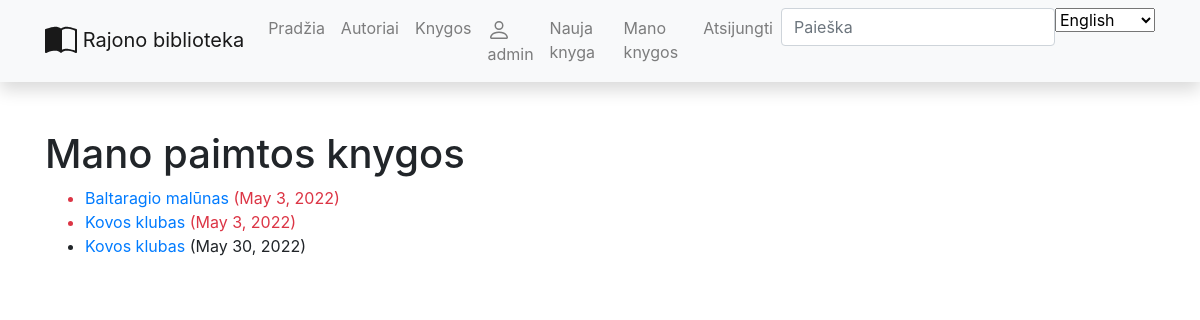
The app's page /library/user_books/ (signed in), older data.
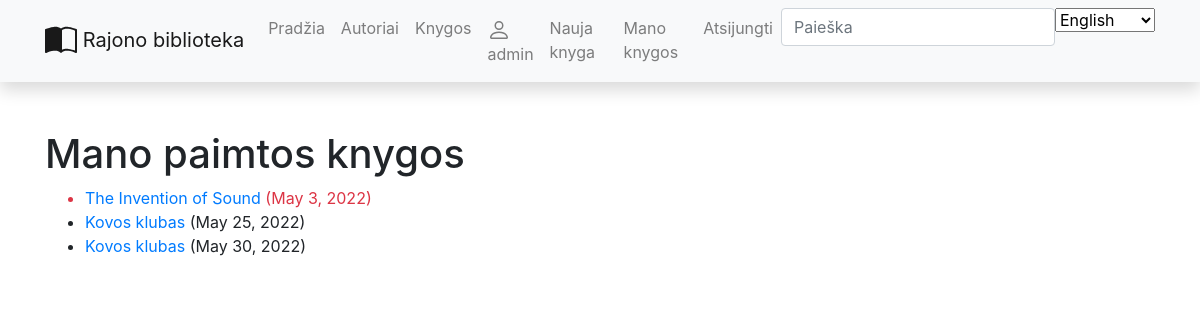
The same page, newer data.
### library/models.py (models this page shows, shortened)
class BookInstance(models.Model):
    uuid = models.UUIDField(default=uuid.uuid4, help_text='Unikalus ID knygos kopijai')
    book = models.ForeignKey('Book', on_delete=models.SET_NULL, null=True)
    due_back = models.DateField('Bus prieinama', null=True, blank=True)
    reader = models.ForeignKey(User, on_delete=models.SET_NULL, null=True, blank=True)
    @property
    def is_overdue(self):
        if self.due_back and date.today() > self.due_back:
            return True
        return False
    LOAN_STATUS = (
        ('a', 'Administruojama'),
        ('p', 'Paimta'),
        ('g', 'Galima paimti'),
        ('r', 'Rezervuota'),
    )
    status = models.CharField(
        max_length=1,
        choices=LOAN_STATUS,
        blank=True,
        default='a',
        help_text='Statusas',
    )
    class Meta:
        ordering = ['due_back']

class Book(models.Model):
    title = models.CharField(_('Title'), max_length=200)
    author = models.ForeignKey('Author', verbose_name=_("Author"), on_delete=models.SET_NULL, null=True, related_name='books')
    summary = models.TextField(_('Summary'), max_length=1000, help_text='Trumpas knygos aprašymas')
    description = HTMLField(_('Description'), null=True)
    isbn = models.CharField('ISBN', max_length=13,
                            help_text='13 Simbolių <a href="https://www.isbn-international.org/content/what-isbn">ISBN kodas</a>')
    genre = models.ManyToManyField(Genre, verbose_name=_("Genre"), help_text='Išrinkite žanrą(us) šiai knygai')
    cover = models.ImageField(_('Cover'), upload_to='covers', null=True)
    def display_genre(self):
        return ', '.join(genre.name for genre in self.genre.all())
    display_genre.short_description = 'Žanras'
    class Meta:
        verbose_name = 'Knyga'
        verbose_name_plural = 'Knygos'

### library/views.py (the view)
# urls.py: path('user_books/', views.UserBookListView.as_view(), name='user_books'),
class UserBookListView(LoginRequiredMixin, generic.ListView):
    model = BookInstance
    template_name = 'user_books.html'
    context_object_name = 'books'
    def get_queryset(self):
        return BookInstance.objects.filter(reader=self.request.user).filter(status__exact='p').order_by('due_back')

### library/templates/user_books.html (shortened to what this page needs)
{% extends "base.html" %}
{% block content %}
    <h1>Mano paimtos knygos</h1>
    {% if books %}
    <ul>
      {% for book in books %}
      <li class="{% if book.is_overdue %}text-danger{% endif %}">
        <a href="{% url 'user_book' book.pk %}">{{book.book.title}}</a> ({{ book.due_back }})
      </li>
      {% endfor %}
    </ul>
    {% else %}
      <p>Šiuo metu iš mūsų nesate paėmę knygų.</p>
    {% endif %}
{% endblock %}

Row changes from the older to the newer data that the page shows:
changed BookInstance: book "Baltaragio malūnas" → "The Invention of Sound"
changed BookInstance: due_back "May 3, 2022" → "May 25, 2022"
